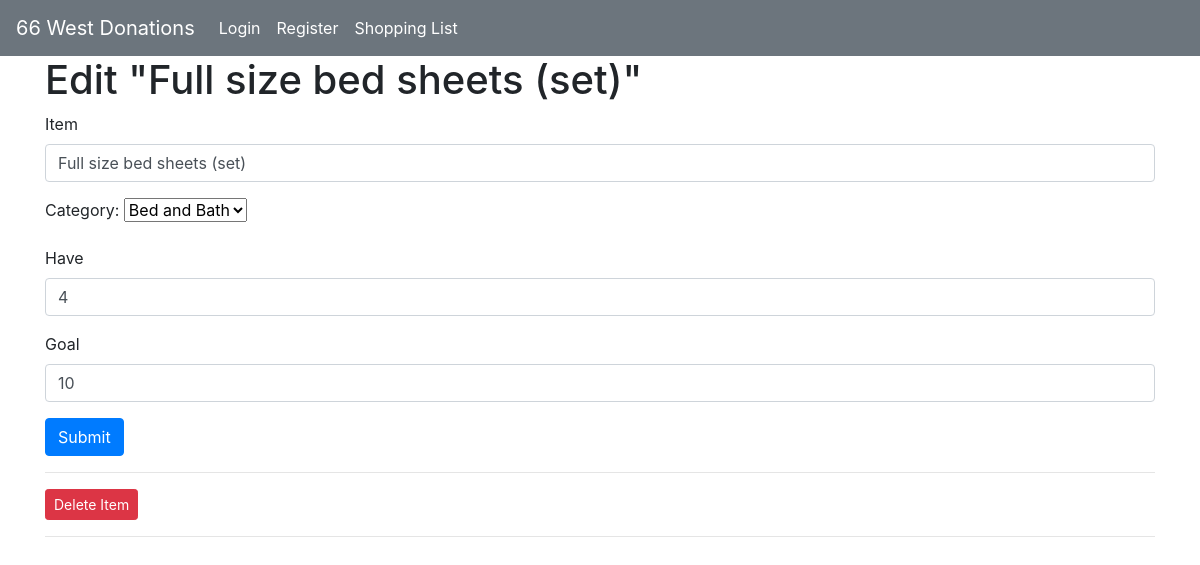
The app's page /1/edit with its own data.
### tables this page shows
CREATE TABLE facilityDBInventory (
    id INTEGER PRIMARY KEY,
    category TEXT,
    item TEXT,
    goal INTEGER,
    have INTEGER
);

### app.py (the view, shortened to what this page needs)
@app.route('/<int:id>/edit', methods=('GET', 'POST'))
def edit(id):
    item = get_id(id)
    conn = get_db_connection()
    facilityDBCategory = conn.execute('SELECT * FROM facilityDBCategories').fetchall()
    conn.close()
    return render_template('edit.html', item=item, facilityDBCategory=facilityDBCategory)

### app.py (called while the page is built)
def get_db_connection():
    conn = sqlite3.connect('/home/dgrCrenshaw/donationsAppFlask/facilityDB.db')
    conn.row_factory = sqlite3.Row
    return conn

def get_id(item_id):
    conn = get_db_connection()
    item = conn.execute('SELECT * FROM facilityDBInventory WHERE id = ?',(item_id,)).fetchone()
    conn.close()
    if item is None:
        abort(404)
    return item

### templates/edit.html (shortened to what this page needs)
{% extends 'base.html' %}
{% block content %}
<h1>{% block title %} Edit "{{ item['item'] }}" {% endblock %}</h1>
<form method="post">
       <div class="form-group">
              <label for="item">Item</label>
                     <input type="text" name="item" placeholder="item"
                            class="form-control"
                            value="{{ request.form['item'] or item['item'] }}">
       <div class="form-group">
              <label for="category">Category:</label>
              <select name="category" id="category">
              {% for categoryEntry in facilityDBCategory %}
                     {% if categoryEntry['category'] == item['category']: %}
                            <option value="{{ categoryEntry['category'] }}" selected>{{ categoryEntry['category'] }}</option>
                     {% else %}
                            <option value="{{ categoryEntry['category'] }}">{{ categoryEntry['category'] }}</option>
                     {% endif %}
              {% endfor %}
              </select>
       </div>
       <div class="form-group">
              <label for="have">Have</label>
              <input type="text" name="have" placeholder="have"
                     class="form-control"
                     value="{{ request.form['have'] or item['have'] }}">
       </div>
          <div class="form-group">
              <label for="goal">Goal</label>
              <input type="text" name="need" placeholder="need"
                     class="form-control"
                     value="{{ request.form['goal'] or item['goal'] }}">
       </div>
       <div class="form-group">
              <button type="submit" class="btn btn-primary">Submit</button>
       </div>
</form>
<hr>
<form action="{{ url_for('delete',id=item['id']) }}" method="POST">
    <input type="submit" value="Delete Item"
            class="btn btn-danger btn-sm"
            onclick="return confirm('Are you sure you want to delete this post?')">
</form>
<hr>
{% endblock %}

### records on screen
facilityDBInventory: item "Full size bed sheets (set)", have "4", need "10"

### other values on screen
form field category "Bed and Bath"
